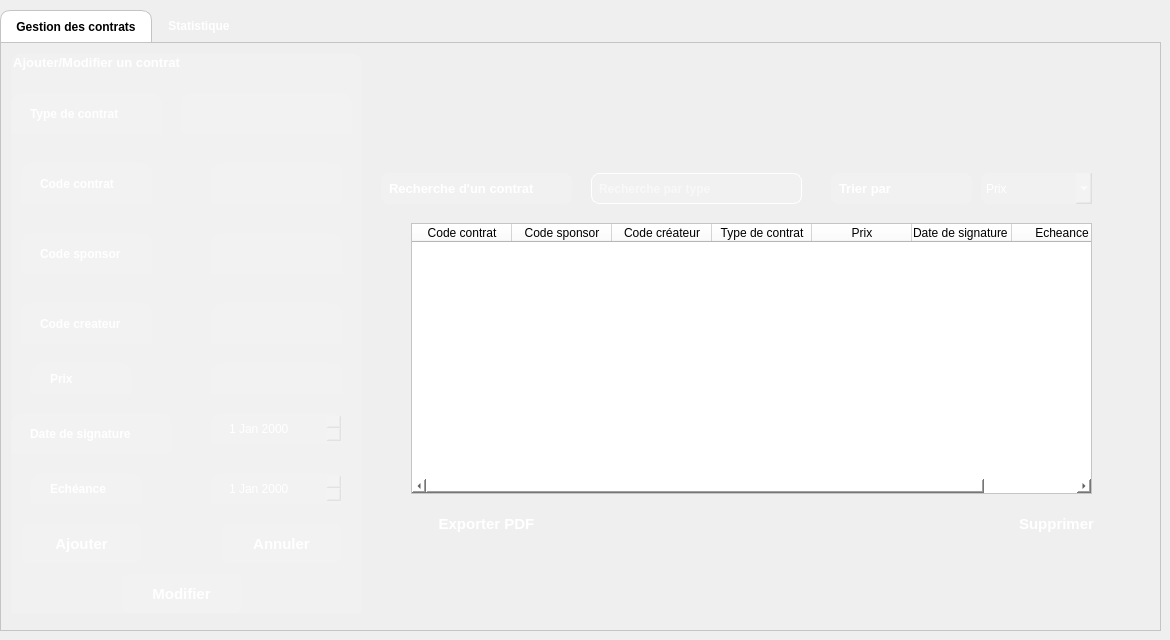
    <widget class="QWidget" name="page_3">
     <widget class="QTabWidget" name="tabWidget_3">
      <property name="geometry">
       <rect>
        <x>0</x>
        <y>10</y>
        <width>1161</width>
        <height>621</height>
       </rect>
      </property>
      <property name="font">
       <font>
        <bold>true</bold>
       </font>
      </property>
      <property name="styleSheet">
       <string notr="true">/* Style for the QTabWidget (the container) */
QTabWidget::pane {
    /* Removes the border around the content area */
    border: 1px solid #c4c4c4;
}

/* Style for the QTabBar (the tab buttons themselves) */
QTabBar {
    border-top-left-radius: 10px;
    border-top-right-radius: 10px;
}

/* Style for the selected tab */
QTabBar::tab:selected {
    background-color: white; /* White background for the active tab */
    color: black; /* Black text for the active tab */
    border: 1px solid #c4c4c4; /* A light border */
    border-bottom: none; /* No border at the bottom to blend with the content pane */
    border-top-left-radius: 10px;
    border-top-right-radius: 10px;
    padding: 8px 15px; /* Add some padding for spacing */
}

/* Style for the unselected tabs */
QTabBar::tab:!selected {
    background-color: transparent; /* Transparent background for inactive tabs */
    color: white; /* White text for inactive tabs */
    border: 1px solid transparent; /* Transparent border */
    padding: 8px 15px; /* Add some padding for spacing */
}

/* Style for the unselected tabs on hover */
QTabBar::tab:!selected:hover {
    background-color: rgba(255, 255, 255, 0.1); /* A subtle white transparency on hover */
}
</string>
      </property>
      <property name="currentIndex">
       <number>0</number>
      </property>
      <widget class="QWidget" name="tab_5">
       <attribute name="title">
        <string>Gestion des contrats</string>
       </attribute>
       <widget class="QGroupBox" name="groupBox_3">
        <property name="geometry">
         <rect>
          <x>10</x>
          <y>10</y>
          <width>351</width>
          <height>561</height>
         </rect>
        </property>
        <property name="font">
         <font>
          <pointsize>10</pointsize>
          <bold>true</bold>
         </font>
        </property>
        <property name="styleSheet">
         <string notr="true">background-color: white; /* White background for the active tab */
    color: black; /* Black text for the active tab */
    border: 1px solid #c4c4c4; /* A light border */
    border-bottom: none; /* No border at the bottom to blend with the content pane */
    border-top-left-radius: 10px;
    border-top-right-radius: 10px;
    padding: 8px 15px; /* Add some padding for spacing */

    background-color: transparent; /* Transparent background for inactive tabs */
    color: white; /* White text for inactive tabs */
    border: 1px solid transparent; /* Transparent border */
    padding: 8px 15px; /* Add some padding for spacing */


    background-color: rgba(255, 255, 255, 0.1); /* A subtle white transparency on hover */</string>
        </property>
        <property name="title">
         <string>Ajouter/Modifier un contrat</string>
        </property>
        <widget class="QLineEdit" name="lineEdit_8">
         <property name="geometry">
          <rect>
           <x>170</x>
           <y>40</y>
           <width>171</width>
           <height>41</height>
          </rect>
         </property>
         <property name="maximumSize">
          <size>
           <width>171</width>
           <height>16777215</height>
          </size>
         </property>
         <property name="font">
          <font>
           <pointsize>9</pointsize>
           <bold>true</bold>
          </font>
         </property>
        </widget>
        <widget class="QLabel" name="label_16">
         <property name="geometry">
          <rect>
           <x>10</x>
           <y>110</y>
           <width>131</width>
           <height>41</height>
          </rect>
         </property>
         <property name="font">
          <font>
           <family>Segoe UI</family>
           <pointsize>9</pointsize>
           <italic>false</italic>
           <bold>true</bold>
          </font>
         </property>
         <property name="styleSheet">
          <string notr="true">font: 700 9pt &quot;Segoe UI&quot;;</string>
         </property>
         <property name="text">
          <string>Code contrat</string>
         </property>
        </widget>
        <widget class="QLabel" name="label_17">
         <property name="geometry">
          <rect>
           <x>20</x>
           <y>310</y>
           <width>101</width>
           <height>31</height>
          </rect>
         </property>
         <property name="font">
          <font>
           <family>Segoe UI</family>
           <pointsize>9</pointsize>
           <italic>false</italic>
           <bold>true</bold>
          </font>
         </property>
         <property name="styleSheet">
          <string notr="true">font: 700 9pt &quot;Segoe UI&quot;;</string>
         </property>
         <property name="text">
          <string>Prix</string>
         </property>
        </widget>
        <widget class="QLabel" name="label_18">
         <property name="geometry">
          <rect>
           <x>0</x>
           <y>360</y>
           <width>161</width>
           <height>41</height>
          </rect>
         </property>
         <property name="font">
          <font>
           <family>Segoe UI</family>
           <pointsize>9</pointsize>
           <italic>false</italic>
           <bold>true</bold>
          </font>
         </property>
         <property name="styleSheet">
          <string notr="true">font: 700 9pt &quot;Segoe UI&quot;;</string>
         </property>
         <property name="text">
          <string>Date de signature</string>
         </property>
        </widget>
        <widget class="QLabel" name="label_19">
         <property name="geometry">
          <rect>
           <x>20</x>
           <y>420</y>
           <width>111</width>
           <height>31</height>
          </rect>
         </property>
         <property name="font">
          <font>
           <family>Segoe UI</family>
           <pointsize>9</pointsize>
           <italic>false</italic>
           <bold>true</bold>
          </font>
         </property>
         <property name="styleSheet">
          <string notr="true">font: 700 9pt &quot;Segoe UI&quot;;</string>
         </property>
         <property name="text">
          <string>Echéance</string>
         </property>
        </widget>
        <widget class="QLabel" name="label_20">
         <property name="geometry">
          <rect>
           <x>0</x>
           <y>40</y>
           <width>151</width>
           <height>41</height>
          </rect>
         </property>
         <property name="font">
          <font>
           <family>Segoe UI</family>
           <pointsize>9</pointsize>
           <italic>false</italic>
           <bold>true</bold>
          </font>
         </property>
         <property name="styleSheet">
          <string notr="true">font: 700 9pt &quot;Segoe UI&quot;;</string>
         </property>
         <property name="text">
          <string>Type de contrat</string>
         </property>
        </widget>
        <widget class="QLineEdit" name="lineEdit_17">
         <property name="geometry">
          <rect>
           <x>200</x>
           <y>110</y>
           <width>131</width>
           <height>41</height>
          </rect>
         </property>
         <property name="font">
          <font>
           <pointsize>9</pointsize>
           <bold>true</bold>
          </font>
         </property>
        </widget>
        <widget class="QLineEdit" name="lineEdit_18">
         <property name="geometry">
          <rect>
           <x>200</x>
           <y>310</y>
           <width>131</width>
           <height>31</height>
          </rect>
         </property>
         <property name="font">
          <font>
           <pointsize>9</pointsize>
           <bold>true</bold>
          </font>
         </property>
        </widget>
        <widget class="QDateEdit" name="dateEdit">
         <property name="geometry">
          <rect>
           <x>200</x>
           <y>360</y>
           <width>131</width>
           <height>31</height>
          </rect>
         </property>
         <property name="styleSheet">
          <string notr="true">background-color: rgba(255, 255, 255, 30); /* Semi-transparent white background */
    color: white; /* Text color */
    border: 1px solid white; /* A subtle, semi-transparent white border */
    border-radius: 8px; /* Rounded corners */
    padding: 5px; /* Adds space inside the widget for text, so it's not right up against the edges *</string>
         </property>
        </widget>
        <widget class="QDateEdit" name="dateEdit_2">
         <property name="geometry">
          <rect>
           <x>200</x>
           <y>420</y>
           <width>131</width>
           <height>31</height>
          </rect>
         </property>
         <property name="styleSheet">
          <string notr="true">background-color: rgba(255, 255, 255, 30); /* Semi-transparent white background */
    color: white; /* Text color */
    border: 1px solid white; /* A subtle, semi-transparent white border */
    border-radius: 8px; /* Rounded corners */
    padding: 5px; /* Adds space inside the widget for text, so it's not right up against the edges *</string>
         </property>
        </widget>
        <widget class="QPushButton" name="pushButton_10">
         <property name="geometry">
          <rect>
           <x>10</x>
           <y>470</y>
           <width>121</width>
           <height>41</height>
          </rect>
         </property>
         <property name="font">
          <font>
           <pointsize>11</pointsize>
           <bold>true</bold>
          </font>
         </property>
         <property name="styleSheet">
          <string notr="true">QPushButton {
    /* 1. Base Orange &quot;Sun&quot; Background (Gradient for a slight shine) */
    background-color: qlineargradient(
        x1: 0, y1: 0, x2: 0, y2: 1,
        stop: 0 #ff8c00,   /* Darker orange at the top */
        stop: 1 #ffa500    /* Lighter orange at the bottom */
    );
    color: white; /* White text for contrast */
    border: 2px solid transparent; /* Transparent border initially */
    border-radius: 8px;
    padding: 10px 20px;
    font-weight: bold;
}

QPushButton:hover {
    /* 2. Bright Contour (Border) when the mouse passes over */
    border: 2px solid #ffcc00; /* Bright yellow border (the glow) */
    background-color: qlineargradient(
        x1: 0, y1: 0, x2: 0, y2: 1,
        stop: 0 #ff951a,   /* Slightly brighter background on hover */
        stop: 1 #ffb01a
    );
}

QPushButton:pressed {
    /* 3. Darker press effect */
    background-color: rgb(0, 170, 127); /* Solid darker orange */
    border: 2px solid #ffcc00;
}</string>
         </property>
         <property name="text">
          <string>Ajouter</string>
         </property>
        </widget>
        <widget class="QPushButton" name="pushButton_14">
         <property name="geometry">
          <rect>
           <x>210</x>
           <y>470</y>
           <width>121</width>
           <height>41</height>
          </rect>
         </property>
         <property name="font">
          <font>
           <pointsize>11</pointsize>
           <bold>true</bold>
          </font>
         </property>
         <property name="styleSheet">
          <string notr="true">QPushButton {
    /* 1. Base Orange &quot;Sun&quot; Background (Gradient for a slight shine) */
    background-color: qlineargradient(
        x1: 0, y1: 0, x2: 0, y2: 1,
        stop: 0 #ff8c00,   /* Darker orange at the top */
        stop: 1 #ffa500    /* Lighter orange at the bottom */
    );
    color: white; /* White text for contrast */
    border: 2px solid transparent; /* Transparent border initially */
    border-radius: 8px;
    padding: 10px 20px;
    font-weight: bold;
}

QPushButton:hover {
    /* 2. Bright Contour (Border) when the mouse passes over */
    border: 2px solid #ffcc00; /* Bright yellow border (the glow) */
    background-color: qlineargradient(
        x1: 0, y1: 0, x2: 0, y2: 1,
        stop: 0 #ff951a,   /* Slightly brighter background on hover */
        stop: 1 #ffb01a
    );
}

QPushButton:pressed {
    /* 3. Darker press effect */
    background-color: rgb(0, 170, 127); /* Solid darker orange */
    border: 2px solid #ffcc00;
}</string>
         </property>
         <property name="text">
          <string>Annuler</string>
         </property>
        </widget>
        <widget class="QPushButton" name="pushButton_11">
         <property name="geometry">
          <rect>
           <x>110</x>
           <y>520</y>
           <width>121</width>
           <height>41</height>
          </rect>
         </property>
         <property name="font">
          <font>
           <pointsize>11</pointsize>
           <bold>true</bold>
          </font>
         </property>
         <property name="styleSheet">
          <string notr="true">QPushButton {
    /* 1. Base Orange &quot;Sun&quot; Background (Gradient for a slight shine) */
    background-color: qlineargradient(
        x1: 0, y1: 0, x2: 0, y2: 1,
        stop: 0 #ff8c00,   /* Darker orange at the top */
        stop: 1 #ffa500    /* Lighter orange at the bottom */
    );
    color: white; /* White text for contrast */
    border: 2px solid transparent; /* Transparent border initially */
    border-radius: 8px;
    padding: 10px 20px;
    font-weight: bold;
}

QPushButton:hover {
    /* 2. Bright Contour (Border) when the mouse passes over */
    border: 2px solid #ffcc00; /* Bright yellow border (the glow) */
    background-color: qlineargradient(
        x1: 0, y1: 0, x2: 0, y2: 1,
        stop: 0 #ff951a,   /* Slightly brighter background on hover */
        stop: 1 #ffb01a
    );
}

QPushButton:pressed {
    /* 3. Darker press effect */
    background-color: rgb(0, 170, 127); /* Solid darker orange */
    border: 2px solid #ffcc00;
}</string>
         </property>
         <property name="text">
          <string>Modifier</string>
         </property>
        </widget>
        <widget class="QLabel" name="label_38">
         <property name="geometry">
          <rect>
           <x>10</x>
           <y>180</y>
           <width>131</width>
           <height>41</height>
          </rect>
         </property>
         <property name="font">
          <font>
           <family>Segoe UI</family>
           <pointsize>9</pointsize>
           <italic>false</italic>
           <bold>true</bold>
          </font>
         </property>
         <property name="styleSheet">
          <string notr="true">font: 700 9pt &quot;Segoe UI&quot;;</string>
         </property>
         <property name="text">
          <string>Code sponsor</string>
         </property>
        </widget>
        <widget class="QLabel" name="label_39">
         <property name="geometry">
          <rect>
           <x>10</x>
           <y>250</y>
           <width>131</width>
           <height>41</height>
          </rect>
         </property>
         <property name="font">
          <font>
           <family>Segoe UI</family>
           <pointsize>9</pointsize>
           <italic>false</italic>
           <bold>true</bold>
          </font>
         </property>
         <property name="styleSheet">
          <string notr="true">font: 700 9pt &quot;Segoe UI&quot;;</string>
         </property>
         <property name="text">
          <string>Code createur</string>
         </property>
        </widget>
        <widget class="QLineEdit" name="lineEdit_35">
         <property name="geometry">
          <rect>
           <x>200</x>
           <y>180</y>
           <width>131</width>
           <height>41</height>
          </rect>
         </property>
         <property name="font">
          <font>
           <pointsize>9</pointsize>
           <bold>true</bold>
          </font>
         </property>
        </widget>
        <widget class="QLineEdit" name="lineEdit_37">
         <property name="geometry">
          <rect>
           <x>200</x>
           <y>250</y>
           <width>131</width>
           <height>41</height>
          </rect>
         </property>
         <property name="font">
          <font>
           <pointsize>9</pointsize>
           <bold>true</bold>
          </font>
         </property>
        </widget>
       </widget>
       <widget class="QLabel" name="label_21">
        <property name="geometry">
         <rect>
          <x>380</x>
          <y>130</y>
          <width>191</width>
          <height>31</height>
         </rect>
        </property>
        <property name="font">
         <font>
          <pointsize>10</pointsize>
          <bold>true</bold>
         </font>
        </property>
        <property name="styleSheet">
         <string notr="true">
    background-color: rgba(255, 255, 255, 30); /* Semi-transparent white background */
    color: white; /* Text color */
  
    border-radius: 8px; /* Rounded corners */
    padding: 5px; /* Adds space inside the widget for text, so it's not right up against the edges */
</string>
        </property>
        <property name="text">
         <string>Recherche d'un contrat</string>
        </property>
       </widget>
       <widget class="QLabel" name="label_22">
        <property name="geometry">
         <rect>
          <x>830</x>
          <y>130</y>
          <width>141</width>
          <height>31</height>
         </rect>
        </property>
        <property name="font">
         <font>
          <pointsize>10</pointsize>
          <bold>true</bold>
         </font>
        </property>
        <property name="styleSheet">
         <string notr="true"> background-color: rgba(255, 255, 255, 30); /* Semi-transparent white background */
    color: white; /* Text color */
  
    border-radius: 8px; /* Rounded corners */
    padding: 5px; /* Adds space inside the widget for text, so it's not right up against the edges */
</string>
        </property>
        <property name="text">
         <string>Trier par</string>
        </property>
       </widget>
       <widget class="QComboBox" name="comboBox_3">
        <property name="geometry">
         <rect>
          <x>980</x>
          <y>130</y>
          <width>111</width>
          <height>31</height>
         </rect>
        </property>
        <property name="styleSheet">
         <string notr="true">background-color: rgba(255, 255, 255, 30); /* Semi-transparent white background */
    color: white; /* Text color */
  
    border-radius: 8px; /* Rounded corners */
    padding: 5px; /* Adds space inside the widget for text, so it's not right up against the edges */</string>
        </property>
        <property name="placeholderText">
         <string>Prix</string>
        </property>
        <item>
         <property name="text">
          <string>Prix croissant</string>
         </property>
        </item>
        <item>
         <property name="text">
          <string>Prix décroissant</string>
         </property>
        </item>
       </widget>
       <widget class="QLineEdit" name="lineEdit_19">
        <property name="geometry">
         <rect>
          <x>590</x>
          <y>130</y>
          <width>211</width>
          <height>31</height>
         </rect>
        </property>
        <property name="font">
         <font>
          <pointsize>9</pointsize>
          <bold>true</bold>
         </font>
        </property>
        <property name="styleSheet">
         <string notr="true">QLineEdit {
    background-color: rgba(255, 255, 255, 30); /* Semi-transparent white background */
    color: white; /* Text color */
    border: 1px solid white; /* A subtle, semi-transparent white border */
    border-radius: 8px; /* Rounded corners */
    padding: 5px; /* Adds space inside the widget for text, so it's not right up against the edges */
}</string>
        </property>
        <property name="placeholderText">
         <string>Recherche par type</string>
        </property>
       </widget>
       <widget class="QPushButton" name="pushButton_3">
        <property name="geometry">
         <rect>
          <x>400</x>
          <y>460</y>
          <width>171</width>
          <height>41</height>
         </rect>
        </property>
        <property name="font">
         <font>
          <pointsize>11</pointsize>
          <bold>true</bold>
         </font>
        </property>
        <property name="styleSheet">
         <string notr="true">QPushButton {
    /* 1. Base Orange &quot;Sun&quot; Background (Gradient for a slight shine) */
    background-color: qlineargradient(
        x1: 0, y1: 0, x2: 0, y2: 1,
        stop: 0 #ff8c00,   /* Darker orange at the top */
        stop: 1 #ffa500    /* Lighter orange at the bottom */
    );
    color: white; /* White text for contrast */
    border: 2px solid transparent; /* Transparent border initially */
    border-radius: 8px;
    padding: 10px 20px;
    font-weight: bold;
}

QPushButton:hover {
    /* 2. Bright Contour (Border) when the mouse passes over */
    border: 2px solid #ffcc00; /* Bright yellow border (the glow) */
    background-color: qlineargradient(
        x1: 0, y1: 0, x2: 0, y2: 1,
        stop: 0 #ff951a,   /* Slightly brighter background on hover */
        stop: 1 #ffb01a
    );
}

QPushButton:pressed {
    /* 3. Darker press effect */
    background-color: rgb(0, 170, 127); /* Solid darker orange */
    border: 2px solid #ffcc00;
}</string>
        </property>
        <property name="text">
         <string>Exporter PDF</string>
        </property>
       </widget>
       <widget class="QPushButton" name="pushButton_7">
        <property name="geometry">
         <rect>
          <x>990</x>
          <y>460</y>
          <width>131</width>
          <height>41</height>
         </rect>
        </property>
        <property name="font">
         <font>
          <pointsize>11</pointsize>
          <bold>true</bold>
         </font>
        </property>
        <property name="styleSheet">
         <string notr="true">QPushButton {
    /* 1. Base Orange &quot;Sun&quot; Background (Gradient for a slight shine) */
    background-color: qlineargradient(
        x1: 0, y1: 0, x2: 0, y2: 1,
        stop: 0 #ff8c00,   /* Darker orange at the top */
        stop: 1 #ffa500    /* Lighter orange at the bottom */
    );
    color: white; /* White text for contrast */
    border: 2px solid transparent; /* Transparent border initially */
    border-radius: 8px;
    padding: 10px 20px;
    font-weight: bold;
}

QPushButton:hover {
    /* 2. Bright Contour (Border) when the mouse passes over */
    border: 2px solid #ffcc00; /* Bright yellow border (the glow) */
    background-color: qlineargradient(
        x1: 0, y1: 0, x2: 0, y2: 1,
        stop: 0 #ff951a,   /* Slightly brighter background on hover */
        stop: 1 #ffb01a
    );
}

QPushButton:pressed {
    /* 3. Darker press effect */
    background-color: rgb(0, 170, 127); /* Solid darker orange */
    border: 2px solid #ffcc00;
}</string>
        </property>
        <property name="text">
         <string>Supprimer</string>
        </property>
       </widget>
       <widget class="QTableWidget" name="tableWidget_3">
        <property name="geometry">
         <rect>
          <x>410</x>
          <y>180</y>
          <width>681</width>
          <height>271</height>
         </rect>
        </property>
        <property name="styleSheet">
         <string notr="true">background-color: rgb(255, 255, 255);
color: black;
</string>
        </property>
        <column>
         <property name="text">
          <string>Code contrat</string>
         </property>
        </column>
        <column>
         <property name="text">
          <string>Code sponsor</string>
         </property>
        </column>
        <column>
         <property name="text">
          <string>Code créateur</string>
         </property>
        </column>
        <column>
         <property name="text">
          <string>Type de contrat</string>
         </property>
        </column>
        <column>
         <property name="text">
          <string>Prix</string>
         </property>
        </column>
        <column>
         <property name="text">
          <string>Date de signature </string>
         </property>
        </column>
        <column>
         <property name="text">
          <string>Echeance</string>
         </property>
        </column>
       </widget>
       <widget class="QLabel" name="label_45">
        <property name="geometry">
         <rect>
          <x>970</x>
          <y>-10</y>
          <width>191</width>
          <height>131</height>
         </rect>
        </property>
        <property name="styleSheet">
         <string notr="true">image: url(:/images/logo.png);
background-color: transparent;</string>
        </property>
        <property name="text">
         <string/>
        </property>
       </widget>
       <widget class="QLabel" name="label_alert">
        <property name="geometry">
         <rect>
          <x>650</x>
          <y>30</y>
          <width>101</width>
          <height>71</height>
         </rect>
        </property>
        <property name="styleSheet">
         <string notr="true">
background-color: transparent;</string>
        </property>
        <property name="text">
         <string/>
        </property>
       </widget>
      </widget>
      <widget class="QWidget" name="tab_6">
       <attribute name="title">
        <string>Statistique</string>
       </attribute>
       <widget class="QLabel" name="label_stat">
        <property name="geometry">
         <rect>
          <x>230</x>
          <y>20</y>
          <width>801</width>
          <height>511</height>
         </rect>
        </property>
        <property name="styleSheet">
         <string notr="true">background-color: transparent;</string>
        </property>
        <property name="text">
         <string/>
        </property>
       </widget>
      </widget>
     </widget>
    </widget>
